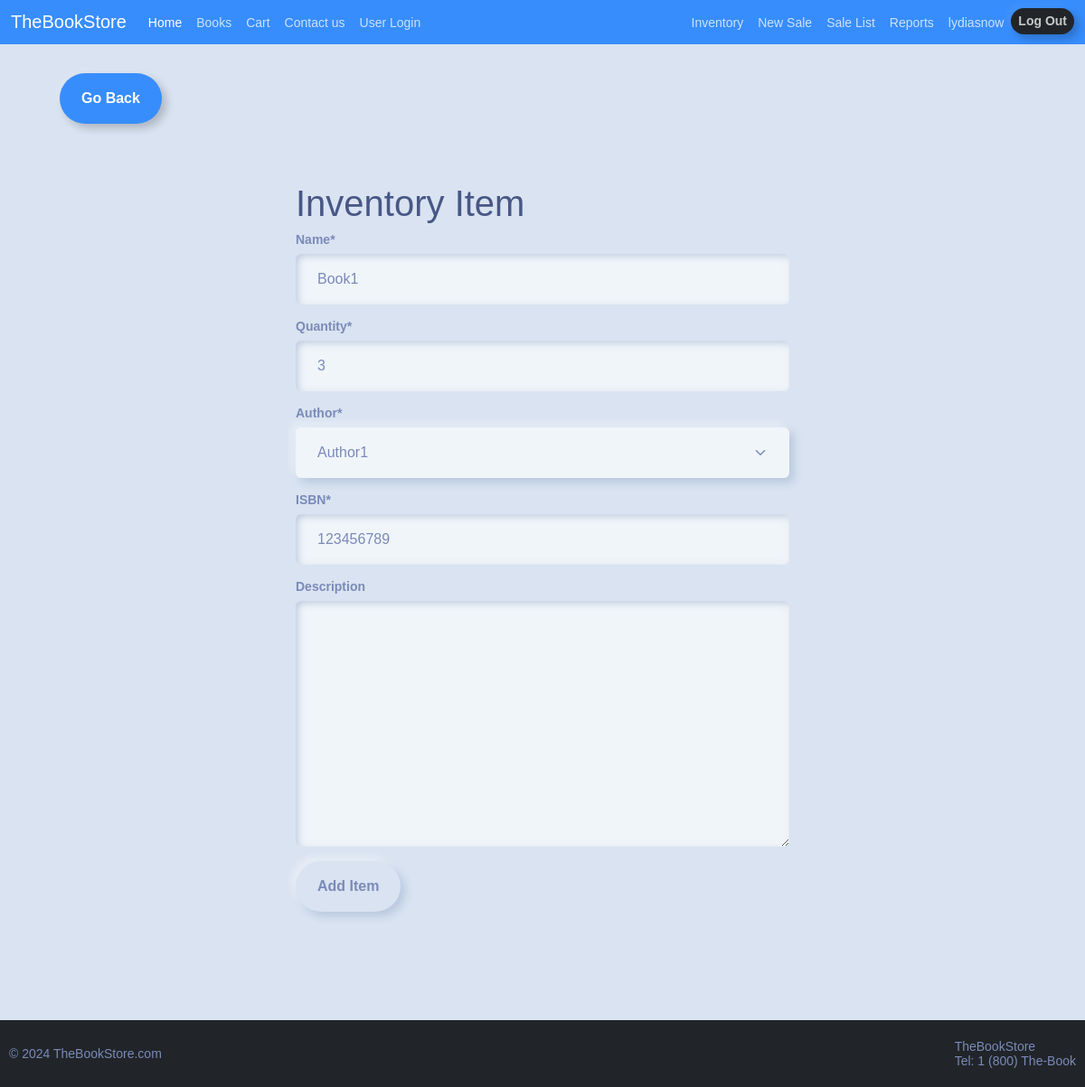
Page /edit-item/1 (signed in) on the earlier database version.
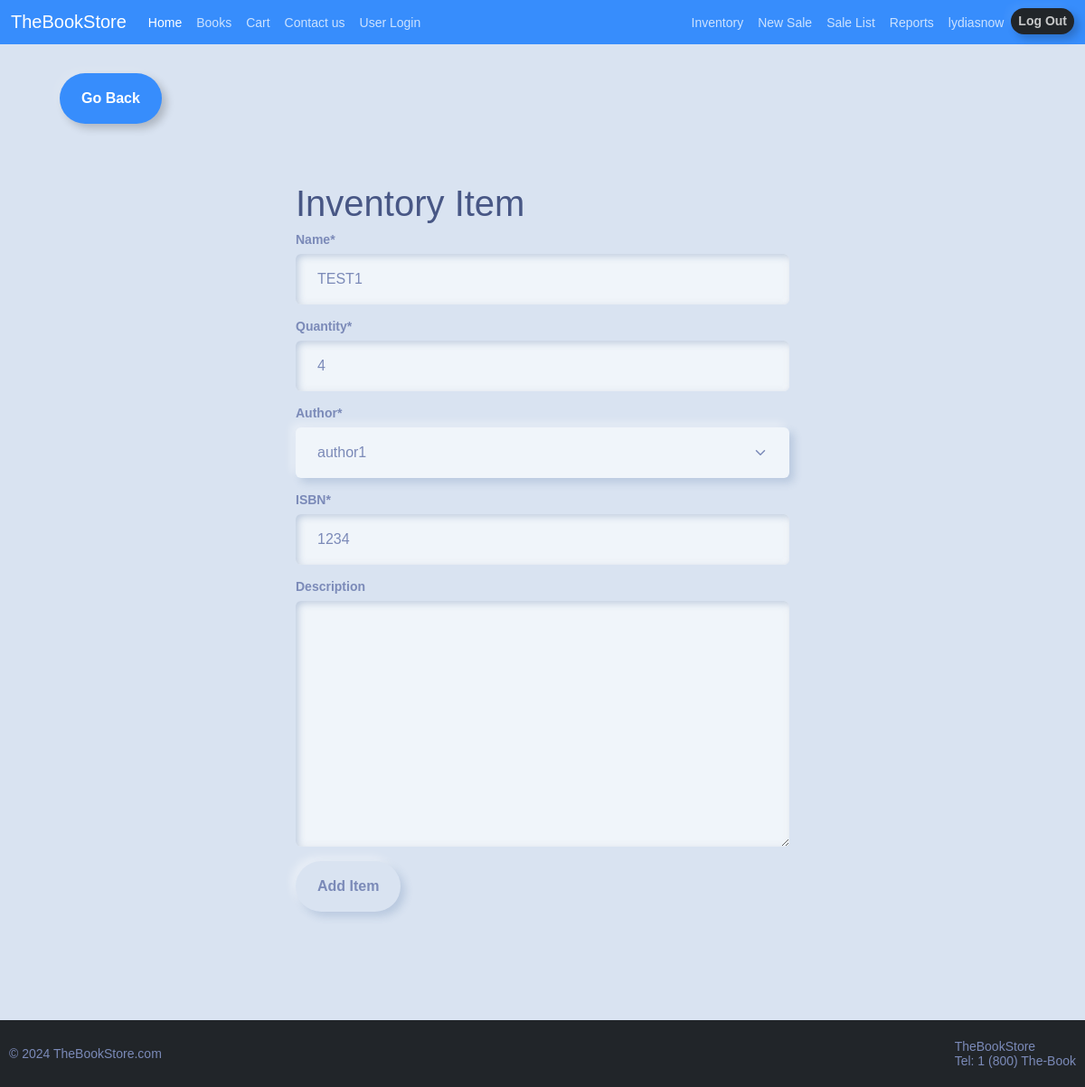
Same page on the later database version.
### inventory/models.py (models this page shows, shortened)
class InventoryItem(models.Model):
	name = models.CharField(max_length=200)
	quantity = models.IntegerField()
	author = models.ForeignKey('Author', on_delete=models.SET_NULL, blank=True, null=True)
	ISBN = models.CharField(max_length=13, unique=True, validators=[MinLengthValidator(13)])
	date_created = models.DateTimeField(auto_now_add=True)
	user = models.ForeignKey(User, on_delete=models.CASCADE) #if user deleted, all their invtoryitems are deleted
	threshold = models.IntegerField(default=1)
	reordered = models.BooleanField(default=False)
	description = models.TextField(blank=True, null=True)

class Author(models.Model):
	name = models.CharField(max_length=200)
	class Meta:
		verbose_name_plural = 'authors'
	def __str__(self):
		return self.name

### inventory/views.py (the view)
# urls.py: path('edit-item/<int:pk>', EditItem.as_view(), name='edit-item'), #<int:pk> lets it know we need an int as primarykey
class EditItem(LoginRequiredMixin, UpdateView):
	model = InventoryItem
	form_class = InventoryItemForm
	template_name = 'inventory/item_form.html'
	success_url = reverse_lazy('dashboard')

### inventory/forms.py
class InventoryItemForm(forms.ModelForm):
	author = forms.ModelChoiceField(queryset=Author.objects.all(), initial=0)
	class Meta:
		model = InventoryItem
		fields = ['name', 'quantity', 'author', 'ISBN', 'description']
		widgets = {
			'ISBN': forms.TextInput(attrs={'maxlength': 13, 'minlength': 13}),
		}
		error_messages = {
			'ISBN': {
				'unique': "An item with this ISBN already exists.",
				'min_length': "The ISBN must be exactly 13 characters long.",
			},
		}

### inventory/templates/inventory/item_form.html (shortened to what this page needs)
{% extends 'inventory/base.html' %}
{% load crispy_forms_tags %}
{% block content %}
<div class="container mt-3 overflow-auto" style="max-height: 80vh; padding-bottom: 2rem;">
	<a href="{% url 'dashboard' %}" class="btn btn-outline-primary my-3 mx-4">Go Back</a>
	<div class="row">
		<div class="col-11 col-md-6 mx-auto mt-5">
			<h1>Inventory Item</h1>
			<form method="POST">
				{{ form|crispy }}
				<div class="mt-3">
					<button class="btn btn-primary">Add Item</button>
				</div>
			</form>
		</div>
	</div>
</div>
{% endblock content %}

Differences in the rows shown:
changed InventoryItem: name "Book1" → "TEST1"; quantity "3" → "4"; author "Author1" → "author1"; ISBN "123456789" → "1234"
